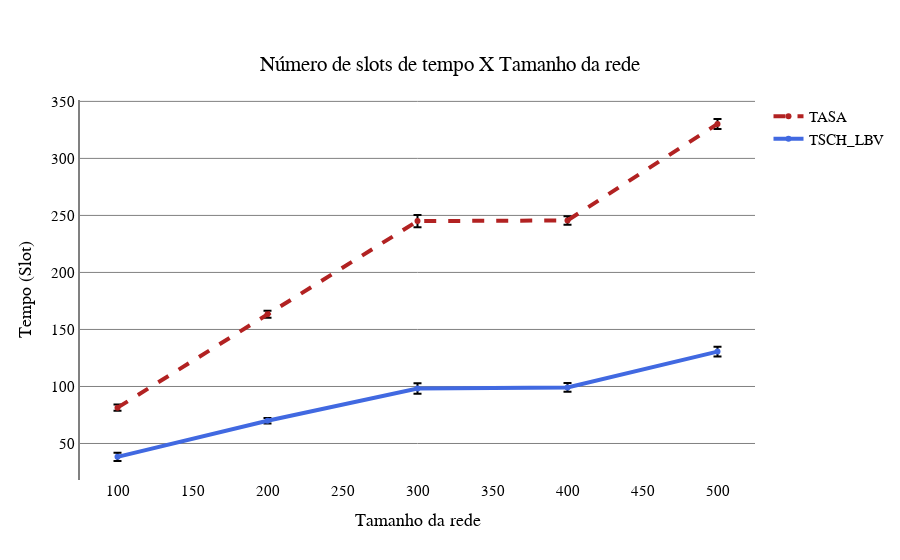

This figure's notebook cell:
### Code cell
import plotly.graph_objects as go

 
x = [100,200,300,400,500]
y_TASA = [81.4,163.4,245.0,245.6,330.2] 
Y_TSCH_LBV = [38.3,69.9,98.2,99.1,130.6
]  

fig = go.Figure()

fig.add_trace(go.Scatter(x=x, y=y_TASA,
                    line = dict(color='firebrick', width=4, dash='dash'),
                    name='TASA',  error_y=dict(type='data',color="black", array=[ 2.764401715239235, 3.038746921384091, 5.406087602442425, 3.758177733939073, 4.355264550779013


])))
fig.add_trace(go.Scatter(x=x, y=Y_TSCH_LBV,
                    line = dict(color='royalblue', width=4), name='TSCH_LBV', error_y=dict(type='data',color ="Black", array=[ 3.6639497848524405,2.4422451932047307,4.658066693673158,3.836785716358395,4.254887178572965


])))
fig.update_layout( 
        font=dict(
        family="Arial",
        size=15,
        color="Black"
    ),
    title={
        'text': "Número de slots de tempo X Tamanho da rede",
        'y':0.9,
        'x':0.5,
        'xanchor': 'center',
        'yanchor': 'top'},  
                   xaxis_title='Tamanho da rede', 
                   yaxis_title='Tempo (Slot)', 
                    paper_bgcolor = 'rgba(0,0,0,0)', 
                    plot_bgcolor = 'rgba(0,0,0,0)'
                    )  
fig.update_yaxes(showline=True, linewidth=2, linecolor='gray', gridcolor='gray')
    
fig.show()

### Figure 1 — Plotly figure (JSON) as saved in the notebook; plotly's stock layout.template omitted (floating-point values rounded to 4 significant figures)
{"data": [{"error_y": {"array": [2.764, 3.039, 5.406, 3.758, 4.355], "color": "black", "type": "data"}, "line": {"color": "firebrick", "dash": "dash", "width": 4}, "name": "TASA", "type": "scatter", "x": [100, 200, 300, 400, 500], "y": [81.4, 163.4, 245, 245.6, 330.2]}, {"error_y": {"array": [3.664, 2.442, 4.658, 3.837, 4.255], "color": "Black", "type": "data"}, "line": {"color": "royalblue", "width": 4}, "name": "TSCH_LBV", "type": "scatter", "x": [100, 200, 300, 400, 500], "y": [38.3, 69.9, 98.2, 99.1, 130.6]}], "layout": {"font": {"color": "Black", "family": "Arial", "size": 15}, "paper_bgcolor": "rgba(0,0,0,0)", "plot_bgcolor": "rgba(0,0,0,0)", "title": {"text": "Número de slots de tempo X Tamanho da rede", "x": 0.5, "xanchor": "center", "y": 0.9, "yanchor": "top"}, "xaxis": {"title": {"text": "Tamanho da rede"}}, "yaxis": {"gridcolor": "gray", "linecolor": "gray", "linewidth": 2, "showline": true, "title": {"text": "Tempo (Slot)"}}}}
